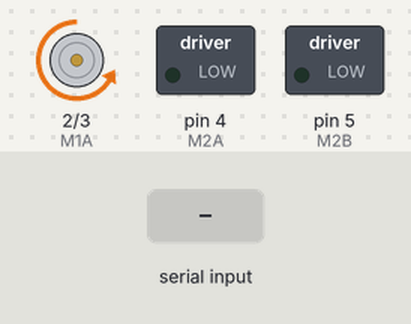
Recording of a sketch running on a simulated Arduino Uno, built with avr-gcc and run on an emulated ATmega328P. On the bench: motor-driver pin pairs drawn as motors (green arrow = first pin HIGH = forward, orange = second pin HIGH = backward, longer = more drive), switched loads named in the sketch (green lamp = pin HIGH). The inputs (shaded band) are chosen by the test bench.

Above: at 1.2 s.
1.3 s: "1,90\n" received over the second serial link
At 2.36 s:
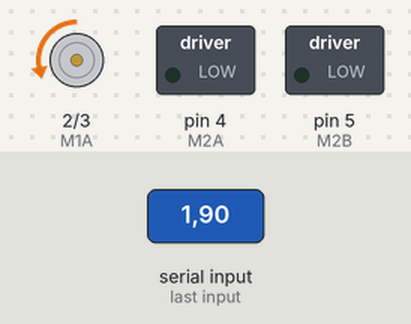
At 3.4 s:
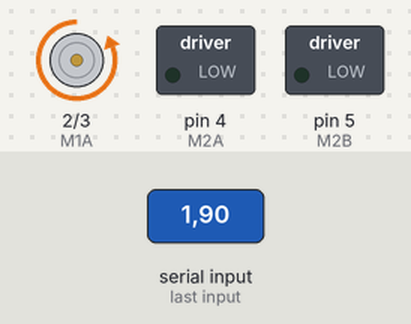
Timing chart, 0 to 4.9 s (numbered marks = the images above; inputs shaded):
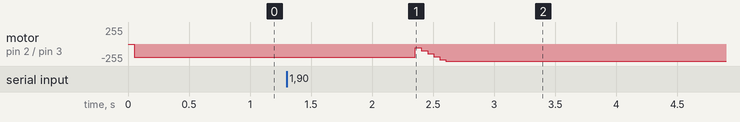

The sketch:

L9110_PID_One_motor_Demo.ino
```cpp
#include <Arduino.h>

#include <SoftwareSerial.h>

#include <PID_v1.h>


#define M1A 2

#define M1B 3

#define M2A 4

#define M2B 5


int deltaTime = 50;

double setPoint = 10;

double input, output;

int lastCount = 0;

volatile unsigned int counter = 0;


PID pid(&input, &output, &setPoint, 20, 0, 0, DIRECT);

SoftwareSerial s(16, 15);


void countInt() {

    counter++;

}


void motor(byte which, byte spd, byte dir){

  byte a = M1A;

  byte b = M1B;

  if (which == 1){

	a = M2A;

	b = M2B;

  }


  if (dir == 1){

	digitalWrite(a, HIGH);

	analogWrite(b, 255-spd);

  }

  else{

	digitalWrite(a, LOW);

	analogWrite(b, spd);

  }

}


void setup() {

    pinMode(M1A, OUTPUT);

    pinMode(M1B, OUTPUT);

    pinMode(M2A, OUTPUT);

    pinMode(M2B, OUTPUT);


    pid.SetMode(AUTOMATIC);

    pid.SetOutputLimits(0, 255);

    pid.SetSampleTime(deltaTime);


    s.begin(9600);


	// Kooder - loeme, kui palju mootori võll liigub

    pinMode(0, INPUT_PULLUP);

    attachInterrupt(2, countInt, CHANGE);

    interrupts();

}


void loop() {

    if (s.available()) {


        float kp = s.parseFloat();

        float ki = s.parseFloat();

        float kd = s.parseFloat();


        pid.SetTunings(kp, ki, kd);


        while(s.available()>0) {

            s.read();

        }

    }


    delay(deltaTime);


    input = counter-lastCount;

    lastCount = counter;


    pid.Compute();

    motor(0, output, 0);

}
```

Measured:
- after the input at 1.3 s, motor on pin 2 (M1A) / pin 3 (M1B): backward 200/255 → backward 255/255 after 1.1 s
